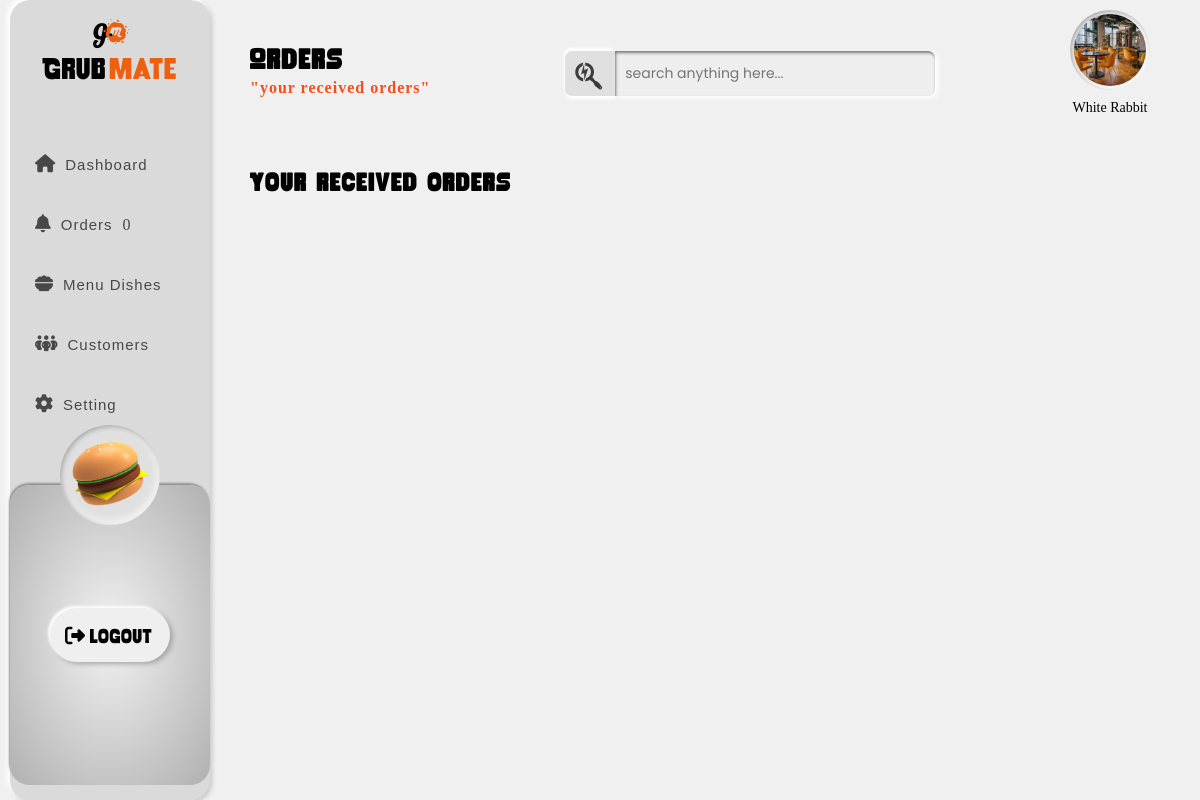
/restaurant-orders/ (signed in), run on the app's committed database.
### merchant/models.py (models this page shows, shortened)
class Restaurant(models.Model):
    RESTAURANT_TYPE_CHOICES = [
        ('local', 'Local'),
        ('fine_dining', 'Fine Dining'),
    ]
    user = models.OneToOneField(
        User, on_delete=models.CASCADE, related_name='restaurant_profile', null=True
    )
    restaurant_name = models.CharField(max_length=100, default='')
    owner_name = models.CharField(max_length=100, default='')
    owner_email = models.EmailField(max_length=255, null=True, blank=True)
    owner_contact = models.CharField(
        max_length=15, null=True, validators=[phone_validator]
    )
    restaurant_address = models.TextField(default='')
    latitude = models.FloatField(default=0.0)
    longitude = models.FloatField(default=0.0)
    cuisine = models.CharField(max_length=50, default='')
    description = models.TextField(null=True, blank=True)
    restaurant_type = models.CharField(
        max_length=20, choices=RESTAURANT_TYPE_CHOICES, default='local'
    )
    profile_picture = models.ImageField(
        upload_to='restaurant/profile_pics/', blank=True, null=True)
    cover_photo = models.ImageField(
        upload_to='restaurant/cover_photos/', blank=True, null=True)
    menu = models.FileField(
        upload_to='restaurant/menus/', blank=True, null=True)
    created_at = models.DateTimeField(default=timezone.now)
    approved = models.BooleanField(default=False)

### merchant/views.py (the view)
# urls.py: path("restaurant-orders/", views.restaurant_orders, name='restaurant-orders'),
@login_required
def restaurant_orders(request):
    try:
        profile = Restaurant.objects.get(user=request.user)
    except Restaurant.DoesNotExist:
        return redirect('deliveryman-dashboard')
    return render(request, "merchant/restaurant_orders.html", {
        'restaurant': profile,
    })

### merchant/templates/merchant/restaurant_orders.html (shortened to what this page needs)
{% extends 'merchant/merchant_templates_base.html' %}
{% load static %}
{% block styles %}
  <link rel="stylesheet" href="https://unpkg.com/leaflet/dist/leaflet.css" />
  <link rel="stylesheet" href="{% static 'css/restaurant_orders.css' %}" />
{% endblock %}
{% block headcontent %}
  <div id="head-content">
    <h2>Orders</h2>
    <h4><span>"your received orders"</span></h4>
  </div>
{% endblock %}
{% block activate_order %}
  active
{% endblock %}
{% block mainspace %}
  <div id="container-body">
    <div id="current-order-container">
      <div id="currentorder-header">
        <h3>Your received orders</h3>
      </div>
    </div>
  </div>
{% endblock %}

### merchant/templates/merchant/merchant_templates_base.html (shortened to what this page needs)
{% load static %}
<!DOCTYPE html>
<html lang="en">
<head>
  <link rel="stylesheet" href="https://cdnjs.cloudflare.com/ajax/libs/font-awesome/6.5.0/css/all.min.css">
  <link rel="stylesheet" href="{% static 'css/base_template.css' %}">
  {% block styles %}{% endblock %}
</head>
<body>
  <header>
    <a href="#" id="logowrapper-link">
      <div class="logo-container">
        <div id="logo">
          <span><i class="fa-brands fa-glide-g"></i></span>
          <span><i class="fa-brands fa-meetup"></i></span>
        </div>
        <div id="brandname"><span>Grub</span><span>mate</span></div>
      </div>
    </a>
         <nav>
        <ul id="navbar">
          <li class="link" id="{% block activate_dashboard %}dashboard{%endblock%}">
            <a href="{%url 'restaurant-dashboard'%}"
              ><span class="nav-icons"><i class="fa-solid fa-house fa-beat"></i></span>
              <h4>Dashboard</h4></a
            >
          </li>
          <li class="link" id="{% block activate_order %}order{%endblock%}">
            <a href="{% url 'restaurant-orders'%}"
              ><span class="nav-icons"
                ><i class="fa-solid fa-bell fa-shake" style="--fa-animation-duration: 4s;"></i></span>
              <h4>Orders</h4>
              <span class="new-order-count"></span>
              </a>
          </li>
          <li class="link" id="{% block activate_menu_dishes %}menu_dishes{%endblock%}">
            <a href="{% url 'restaurant-menu-dishes'%}"
              ><span class="nav-icons"><i class="fa-solid fa-bowl-food fa-bounce" style="--fa-animation-duration: 3s;"></i></i></span>
              <h4>Menu Dishes</h4></a
            >
          </li>
          <li class="link" id="{% block activate_customers %}customers{%endblock%}">
            <a href="{% url 'restaurant-customers'%}"
              ><span class="nav-icons"><i class="fa-solid fa-people-group fa-fade" style="--fa-animation-duration: 2s;"></i></span>
              <h4>Customers</h4></a
            >
          </li>
          <li class="link" id="{% block activate_settings %}settings{%endblock%}">
            <a href="{% url 'restaurant-settings'%}"
              ><span class="nav-icons"><i class="fa-solid fa-gear fa-spin"></i></span>
              <h4>Setting</h4></a
            >
          </li>
        </ul>
      </nav>
    <div id="logout-container">
      <div id="circle">
        <img src="{% static 'images/burgerstill.png' %}" alt="burger" height="80" width="80">
      </div>
      <button type="button" id="logout">
        <span class="logout-icon"><i class="fa-solid fa-right-from-bracket"></i></span>
        <span>logout</span>
      </button>
    </div>
  </header>
  <div class="container" id="dashboard">
    <div id="container-head">
      {% block headcontent %}{% endblock %}
      <div id="search-subcontainer">
        <span><i class="fa-brands fa-searchengin"></i></span>
        <input type="search" name="search" id="search" placeholder="search anything here...">
      </div>
      <div>
        <div id="pp-container">
          {% if restaurant.profile_picture and restaurant.profile_picture.name %}
            <img src="{{ restaurant.profile_picture.url }}" alt="profilepic" height="50" width="50">
          {% else %}
            <img src="{% static 'images/profilepic.png' %}" alt="default profilepic" height="50" width="50">
          {% endif %}
        </div>
        <h4 class="resid" id="{{ restaurant.id }}">{{ restaurant.restaurant_name }}</h4>
      </div>
    </div>
    {% block mainspace %}{% endblock %}
  </div>
</body>
</html>

### static/css/base_template.css (style rules this page uses)
* { box-sizing: border-box; margin: 0; padding: 0; }
body { background-color: #f0f0f0ff; }
p, h1, h2, h3, h4 { margin: 0; }
header { position: fixed; left: 10px; height: 100dvh; width: 200px; padding: 20px 0px 0px; display: flex; flex-direction: column; gap: 50px; background-color: #dadadaff; border-radius: 20px; box-shadow: -3px -3px 5px #ffffff, 2px 2px 5px #c4c4c4ff; z-index: 1000; }
a#logowrapper-link { text-decoration: none; color: #000000; }
.logo-container { display: flex; flex-direction: column; align-items: center; justify-content: center; }
#logo { display: flex; }
#logo > span:first-child i { margin-top: 4px; }
#logo > span:last-child i { margin-left: -10px; color: #ec600fff; }
#logo > span i { font-size: 25px; }
#brandname { display: flex; gap: 3px; font-size: 30px; font-family: "rocketThunder", "Poppins"; }
#brandname > span:last-child { color: #ec600fff; }
#navbar { display: flex; flex-direction: column; }
.link { height: 60px; width: 100%; position: relative; list-style: none; }
.link a { text-decoration: none; padding-left: 25px; gap: 10px; margin-top: 20px; display: flex; align-items: center; color: #494848ff; transition: transform 0.3s ease; }
.link a h4 { font-size: 15px; font-weight: 500; font-family: "epic", sans-serif; letter-spacing: 1px; color: inherit; }
.link a i { font-size: 18px; color: inherit; }
#logout-container { height: 300px; display: flex; position: relative; justify-content: center; align-items: center; border-top-right-radius: 20px; border-top-left-radius: 20px; border-radius: 20px; background: radial-gradient(#f3f2f2ff, #b1b0b0ff); box-shadow: -1px -2px 2px #949191ff; z-index: 10; }
#circle { position: absolute; background-color: #e0e0e0; width: 100px; aspect-ratio: 1; top: -60px; display: flex; align-items: center; justify-content: center; border-radius: 50%; box-shadow: inset 2px 2px 5px #aaa9a9ff, inset -1px -2px 10px #ffffff; z-index: -1; }
#logout-container button { padding: 15px; width: 120px; border: none; border-radius: 50px; display: flex; font-family: "Poppins"; box-shadow: -2px -2px 3px #ffffff, 3px 2px 5px #a5a4a4ff; cursor: pointer; font-family: "rocketThunder"; font-size: 20px; }
.logout-icon { margin-right: 5px; }
.container { margin-left: 220px; padding: 20px; width: calc(100% - 220px); min-height: 100vh; background-color: #f0f0f0ff; overflow-y: auto; }
#container-head { padding: 10px; padding-right: 30px; display: flex; justify-content: space-between; align-items: center; gap: 30px; }
#container-head div:first-child { line-height: 30px; }
#container-head div:first-child h2 { font-family: "rocketThunder"; font-size: 28px; letter-spacing: 1px; }
#container-head div:first-child h4 { font-family: "epic"; letter-spacing: 1px; }
#head-content > h4 span { color: #f84d18ff; }
#search-subcontainer { position: relative; display: flex; }
#search-subcontainer span { height: 45px; width: 50px; background-color: #e0e0e0; border-top-left-radius: 7px; border-bottom-left-radius: 7px; box-shadow: -1px -3px 3px #ffffff, 1px 3px 3px #ffffff; }
#search-subcontainer span i { font-size: 30px; padding: 10px; color: #3d3c3cff; }
#search { border: none; outline: none; height: 45px; width: calc(200px + 10vw); padding: 10px; border-top-right-radius: 7px; border-bottom-right-radius: 7px; font-size: 14px; font-family: "Poppins"; background-color: #eeeeeeff; box-shadow: inset 1px 2px 3px #7a7a7aff, 3px 2px 5px #ffffff; }
#container-head div:last-child { margin-top: -20px; display: flex; flex-direction: column; gap: 10px; justify-content: center; align-items: center; }
#container-head > div:last-child h4 { font-size: 14px; font-weight: 400; font-family: "epic"; }
#pp-container { border-radius: 50%; height: 80px; display: flex; justify-content: center; align-items: center; aspect-ratio: 1; box-shadow: inset 2px 2px 5px #aaa9a9ff, inset -1px -2px 10px #ffffff; }
#pp-container > img { height: 90%; width: 90%; border-radius: 50%; object-fit: cover; }
#container-body { padding: 10px; margin-top: 30px; display: flex; flex-direction: column; gap: 30px; }

### static/css/restaurant_orders.css (style rules this page uses)
#current-order-container { display: flex; flex-direction: column; gap: 30px; }
#currentorder-header { display: flex; align-items: center; justify-content: space-between; padding-right: 40px; }
#currentorder-header > h3 { font-family: "rocketThunder"; font-size: 25px; letter-spacing: 1px; }

### data on the page
Restaurant: profile_picture (picture), restaurant_name "White Rabbit"
